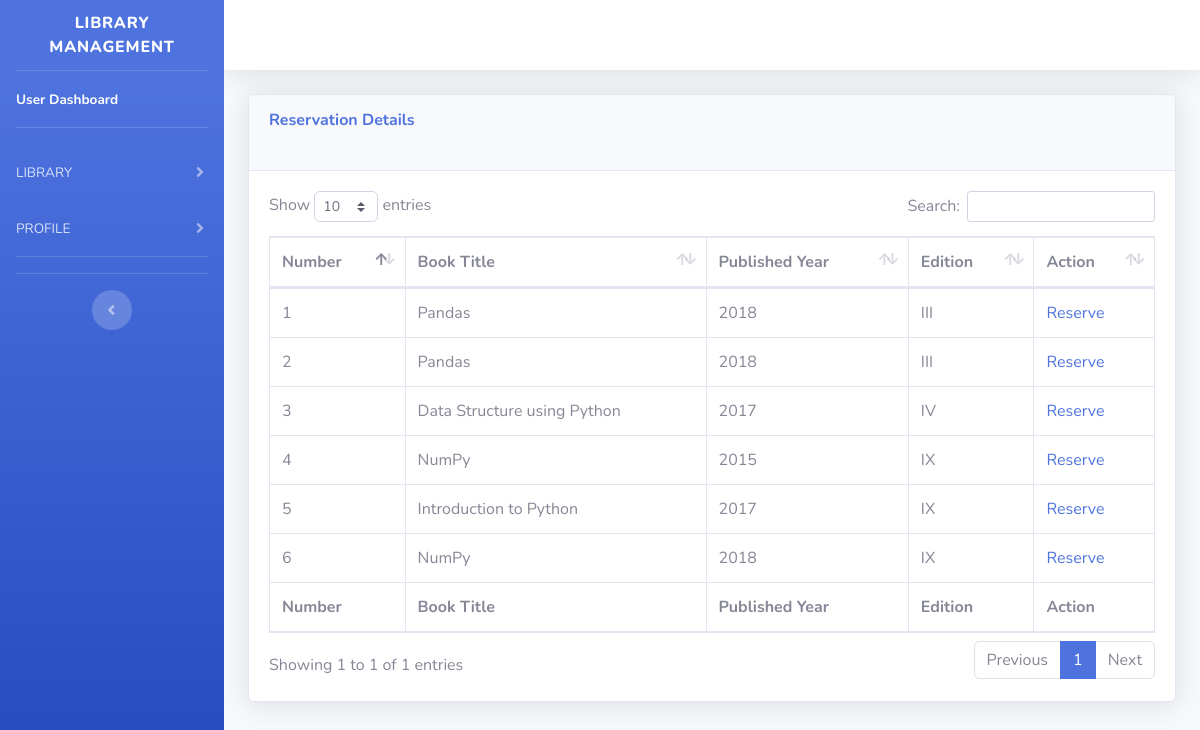
The page /templates/startbootstrap-sb-admin-2-gh-pages/reservation_details.php (signed in) on the database as committed earlier.
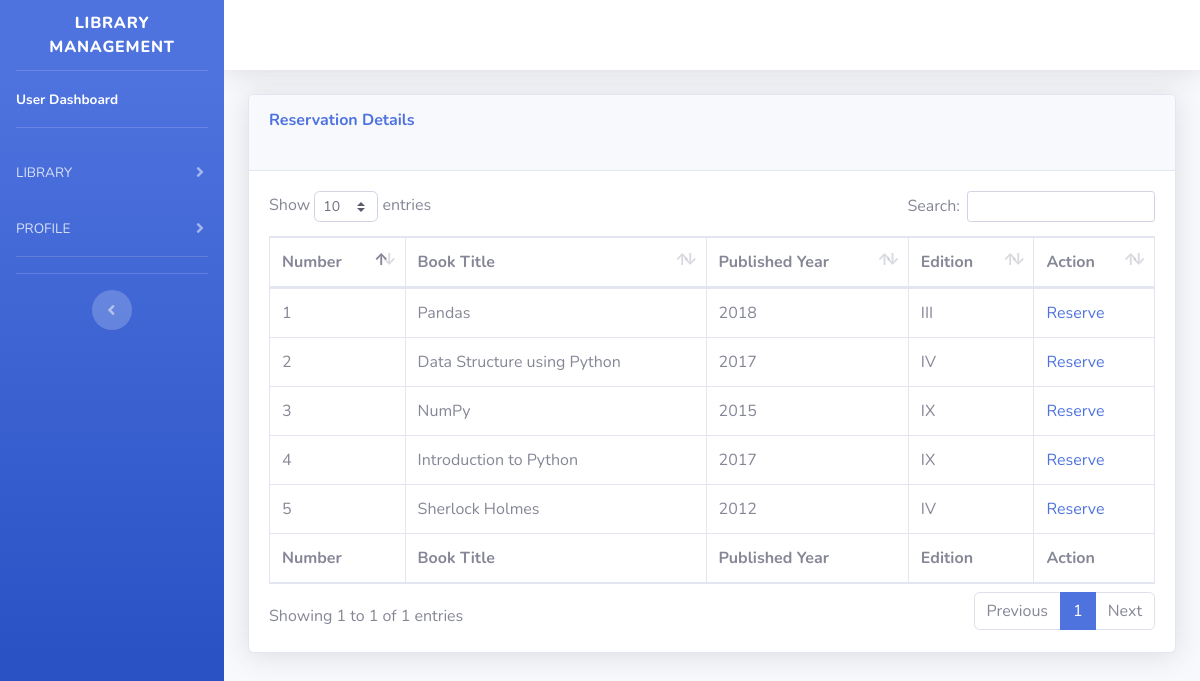
The same page on the database as committed later.
### tables this page shows
CREATE TABLE `book_table` (
  `book_id` int(10) NOT NULL,
  `category_id` int(10) NOT NULL,
  `book_title` varchar(40) NOT NULL,
  `book_author` varchar(40) NOT NULL,
  `second_author` varchar(40) NOT NULL,
  `third_author` varchar(40) NOT NULL,
  `year_of_publish` int(20) NOT NULL,
  `edition` varchar(20) NOT NULL,
  `isbn_no` int(20) NOT NULL,
  `book_status` varchar(20) NOT NULL
);

### templates/startbootstrap-sb-admin-2-gh-pages/reservation_details.php (the view, shortened to what the changed rows need)
<?php
$con=mysqli_connect("localhost","root","","library_management")or die("Couldn't connect to server");
?>
<!DOCTYPE html>
<html lang="en">
<head>
    <link href="vendor/fontawesome-free/css/all.min.css" rel="stylesheet" type="text/css">
    <link href="css/sb-admin-2.min.css" rel="stylesheet">
    <link href="vendor/datatables/dataTables.bootstrap4.min.css" rel="stylesheet">
</head>
<body id="page-top">
    <div id="wrapper">
        <div id="content-wrapper" class="d-flex flex-column">
            <div id="content">
                <div class="container-fluid">
                    <div class="card shadow mb-4">
                        <div class="card-body">
                            <div class="table-responsive">
                                <table class="table table-bordered" id="dataTable" width="100%" cellspacing="0">
                                   <form mathod = "POST" action = "../startbootstrap-sb-admin-2-gh-pages/PHP/reserve.php">
                                <thead>
                                        <tr>
                                            <th>Number</th>
                                            <th>Book Title</th>
                                            <th>Published Year</th>
                                            <th>Edition</th>
                                            <th>Action</th>
                                        </tr>
                                    </thead>
                                    <tfoot>
                                        <tr>
                                            <th>Number</th>
                                            <th>Book Title</th>
                                            <th>Published Year</th>
                                            <th>Edition</th>
                                            <th>Action</th>
                                        </tr>
                                    </tfoot>
                        <?php
                        $sql = "SELECT * from book_table";
                        $result = mysqli_query($con,$sql);
                        $count = 1;
                        while($row = mysqli_fetch_array($result))
                        {
                        ?>
                                    <tbody>
                                        <tr>
                                        <?php echo "<td class = 'Text-center'>" .$count++ ."</td>"; ?>
                                                <?php
                                                 echo " <td class = 'Text-center'>" .$row["book_title"] ."</td>";
                                                ?>
                                        <?php echo  "<td class = 'Text-center'>".$row["year_of_publish"] ."</td>"; ?>
                                        <?php echo  "<td class = 'Text-center'>".$row["edition"] ."</td>"; ?>
                                        <?php echo "<td class = 'Text-center'> <a href='../startbootstrap-sb-admin-2-gh-pages/PHP/reserve.php?x=" .$row['book_id']. " '> Reserve</a>";
                                         ?>
                                        </tr>
                        <?php
                        }
                        ?>
                                         </tbody>
                                </table>
                            </div>
                        </div>
                    </div>
                </div>
            </div>
        </div>
    </div>
</body>
</html>

Rows that differ between the two databases and show on the page:
removed book_table: book_title "Pandas", year_of_publish "2018", edition "III"
removed book_table: book_title "NumPy", year_of_publish "2018", edition "IX"
added book_table: book_title "Sherlock Holmes", year_of_publish "2012", edition "IV"
